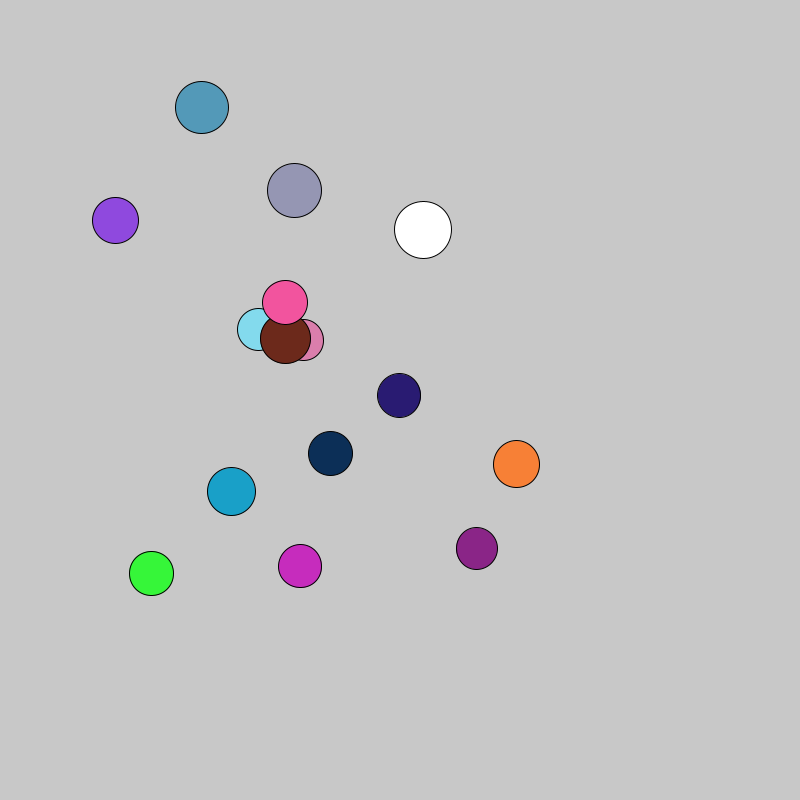
Frame 1 (no input)
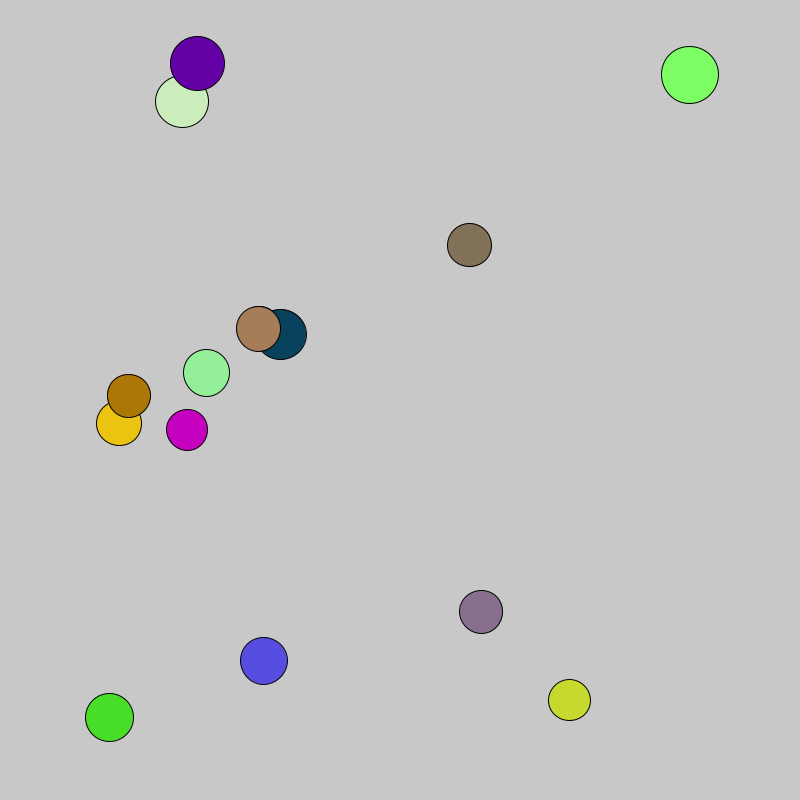
Frame 60 (the mouse pressed at the canvas centre just before this capture)
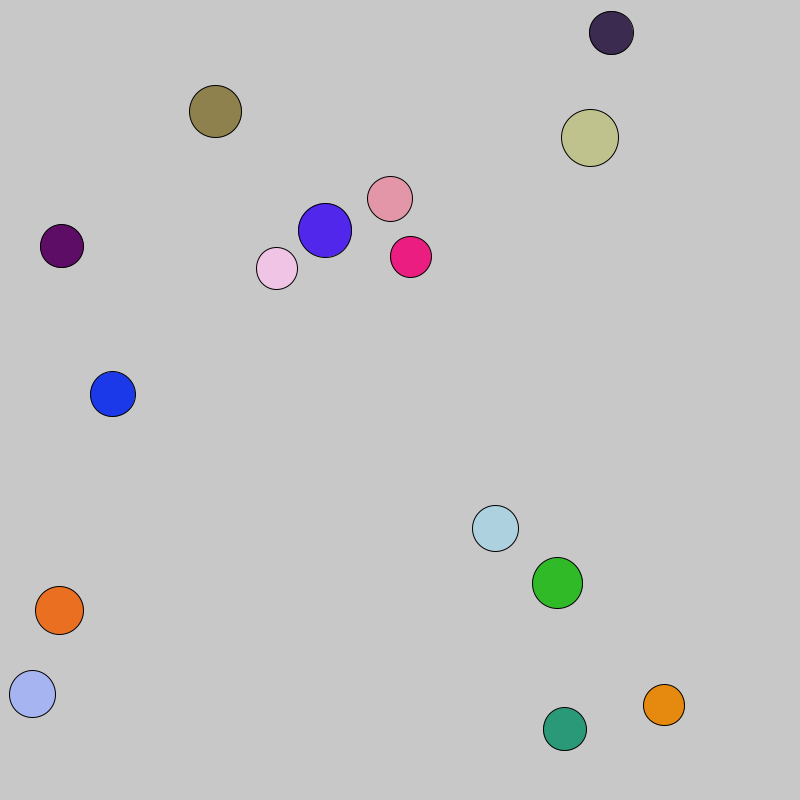
Frame 120 (the mouse held since frame 60 and released just before this capture)

The Processing sketch that drew these frames (run headless with seeded random() and noise(); from frame 60 on, the mouse is pressed at the canvas centre):

// Processing sketch: Colliding_BouncyBall
// ── Colliding_BouncyBall.pde
int numBalls = 15;    //Number of ellipses that are displayed

ArrayList<Ball> bounceBall = new ArrayList<Ball>();

void setup()
{
  size (800, 800);
  
  for(int i = 0; i < numBalls; i++)     //Loop for number of balls
  {
    //Ball(float x0, float y0, float xSpeed0, float ySpeed0, float size0)
    bounceBall.add(new Ball(random(100, 600), random(100, 600), random(-5, 5), random(-5, 5), random(40, 60)));
  }
}

void draw()
{
  background (200);
  for (Ball b: bounceBall)    //For (each Ball (name) : in my ArrayList)
  {
    b.checkCollision(bounceBall);
    b.display();    //Calling display from class
    b.bounce();     //Calling bounce from class
  }
}

//--------------------------------------------------------------------------------------
//IN CLASS


//int numBounce = 5;
//ArrayList<Ball> bounceBall = new ArrayList<Ball>();

//void setup()
//{
//  size (600, 600);
  
//  for(int i = 0; i < numBounce; i++)
//  {
//    bounceBall.add(new Ball());
//  }
//}

//void draw()
//{
//  background(0);
//  for (Ball b: bounceBall)
//  {
//    b.checkBoundaries();
//    b.checkCollision(bounceBall);
//    b.move();
//    b.display();
//  }
//}

// ── BouncyBall.pde
class Ball
{
  //Data
  float x, y, xSpeed, ySpeed;
  float size;
  //color fill;
  
  //Constructor(x position, y position, x speed, y speed, ball size)
  Ball(float x0, float y0, float xSpeed0, float ySpeed0, float size0)
  {
    //Setting each equal to data
    x = x0;
    y = y0;
    xSpeed = xSpeed0;
    ySpeed = ySpeed0;
    size = size0;
  }
  
  //What will be displayed
  void display()
  {
    ellipse(x, y, size, size);    //Defining shape
    fill(random(0, 255), random(0, 255), random(0, 255));    //Filling each ellipse wiht a random color
  }
  
  void bounce()    //Speed and boundaries
  { 
    x += xSpeed;    //X movement
    y += ySpeed;    //Y movement
    
    if(x >= width - size/2 ||  x <= 0 + size/2)    //Boundary for width(x)
    {
      xSpeed *= -1;    //Change direction
    }
    
    if(y >= height - size/2 ||  y <= 0 + size/2)    //Boundary for height(y)
    {
      ySpeed *= -1;    //Change direction
    }
    
    //This made all the balls move back and forth in a short distance
    //float distance = dist(x, y, x, y);
    
    //if(distance < size)
    //{
    //  xSpeed *= -1;
    //  ySpeed *= -1;
    //}
  }
  
  void checkCollision(ArrayList<Ball> bounceBall)
  {
    for(Ball b : bounceBall)
    {
      float d = dist(x, y, b.x, b.y);
      float sumRad = size/2 + b.size/2;
      
      if(d <= sumRad)
      {
        xSpeed *= -1;
        ySpeed *= -1;
        b.xSpeed *= -1;
        b.ySpeed *= -1;
      }
    }
  }
}

//--------------------------------------------------------------------------------------
//IN CLASS


//class Ball
//{
//  float x, y, xSpeed, ySpeed;
//  int size;
//  color fill;
  
//  Ball()
//  {  
//    size = 50;
//    fill = color(255);
//    x = random(0 + size, width - size);
//    y = random(0 + size, height - size);
    
//    float xDir = random(-1, 1);
//    float yDir = random(-1, 1);
    
//    if(xDir > 0)
//    {
//      xSpeed = 5;
//    }
//    else
//    {
//      xSpeed = -5;
//    }
    
//    if(yDir > 0)
//    {
//      ySpeed = 5;
//    }
//    else
//    {
//      ySpeed = -5;
//    }
//  }

//  void display()
//  {
//    fill(fill);
//    ellipse (x, y, size, size);
//  }

//  void move()
//  {
//    x += xSpeed;
//    y += ySPeed;
//  }

//  void checkBoundaries()
//  {
//    if(x >= width - size/2 ||  x <= 0 + size/2)
//    {
//      xSpeed *= -1;
//    }
    
//    if(y >= height - size/2 ||  y <= 0 + size/2)
//    {
//      ySpeed *= -1;
//    }
//  }

//  void checkCollision(ArrayList<Ball> bounceBall)
//  {
//    for(Ball b : bounceBall)
//    {
//      float d = dist(x, y, b.x, b.y);
//      float sumRad = size/2 + b.size/2;

//     if(d <= sumRad)
//     {
//        xSpeed *= -1;
//        ySpeed *= -1;
//        b.xSpeed *= -1;
//        b.ySpeed *= -1;
//     }
//    }
//  }
//}
